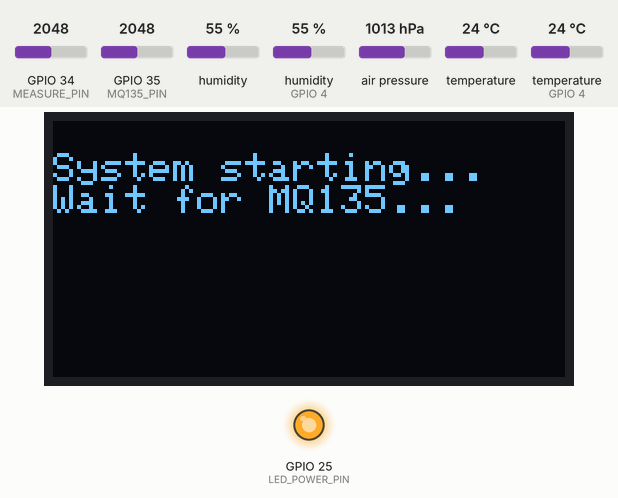
The program below on a simulated ESP32. Parts: 128×64 one-colour display, output pins drawn as LEDs (lit = HIGH). Inputs (shaded band) come from the test bench; at power-on: GPIO 34 (MEASURE_PIN) = 2048, GPIO 35 (MQ135_PIN) = 2048, humidity 55 %, humidity (sensor on GPIO 4) 55 %, air pressure 1013 hPa, temperature 24 °C, temperature (sensor on GPIO 4) 24 °C. WiFi joins after 1.5 s; servers stay silent unless stated; EEPROM starts erased; no MQTT or app messages arrive unless stated; what the program prints to the serial monitor is not drawn.

Above: at 1.2 s.
At 25.8 s:
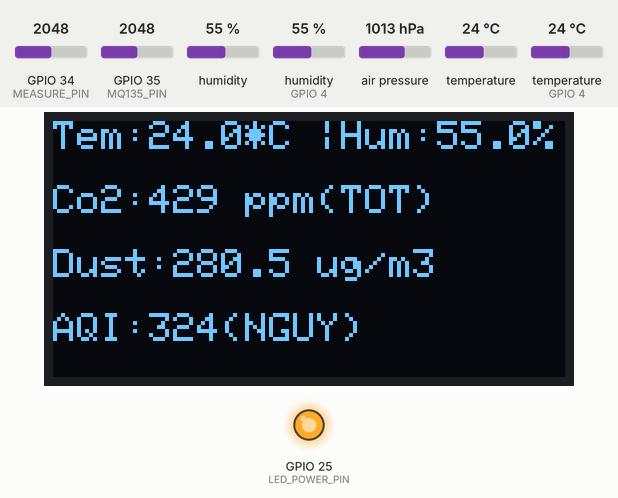

The program:

main.cpp
```cpp
/***********************************************************************************
 * IoT Environmental Monitoring System
 *
 * This system monitors environmental conditions using:
 * - Temperature & Humidity sensor (AHT20)
 * - Pressure sensor (BMP280)
 * - CO2 sensor (MQ135)
 * - OLED Display
 * - WiFi connectivity
 * - MQTT communication
 *
 * Hardware Connections:
 * MQ135 -> ESP32
 * - VCC  -> 5V
 * - GND  -> GND
 * - AOUT -> GPIO35 (ADC1_CH7)
 *
 * Lưu ý: Cảm biến MQ135 cần nguồn 5V để hoạt động chính xác
 *
 * Note: Using ADC1 channel to avoid conflicts with WiFi
 * ADC2 channels cannot be used when WiFi is active
 *
 * Main Features:
 * 1. Sensor data collection and averaging
 * 2. Web configuration interface
 * 3. MQTT integration
 * 4. OLED status display
 ***********************************************************************************/
#include <Arduino.h>
#include <WiFi.h>
#include <PubSubClient.h>
#include <Wire.h>
#include <Adafruit_GFX.h>
#include <Adafruit_SSD1306.h>
#include <Adafruit_AHTX0.h>
#include <Adafruit_BMP280.h>
#include <EEPROM.h>
#include <ESPAsyncWebServer.h>
#include <AsyncTCP.h>
#include <DHT.h>

#define DHT_PIN 4  // GPIO4 = D4
#define DHT_TYPE DHT11
DHT dht(DHT_PIN, DHT_TYPE);

// MQTT Topic Definitions
const char* TOPIC_STATE_TEMPERATURE = "esp32/sensor/temperature";
const char* TOPIC_STATE_HUMIDITY = "esp32/sensor/humidity";
const char* TOPIC_STATE_PRESSURE = "esp32/sensor/pressure";
const char* TOPIC_STATE_CO2 = "esp32/sensor/co2";
const char* TOPIC_STATE_DUST = "esp32/sensor/dust";
const char* TOPIC_STATE_AQI = "esp32/sensor/aqi";

// Dust Sensor Configuration
#define MEASURE_PIN 34  // Chân analog đọc tín hiệu (VO)
#define LED_POWER_PIN 25  // Chân điều khiển LED của cảm biến
#define SAMPLING_TIME 280  // Thời gian lấy mẫu (micro giây)
#define DELTA_TIME 40     // Thời gian delay giữa lấy mẫu (micro giây)
#define SLEEP_TIME 9680   // Thời gian ngủ (micro giây)

struct AQILevel {
  float Clow, Chigh;
  int Ilow, Ihigh;
};

AQILevel aqiTable[] = {
  {0.0, 12.0, 0, 50},
  {12.1, 35.4, 51, 100},
  {35.5, 55.4, 101, 150},
  {55.5, 150.4, 151, 200},
  {150.5, 250.4, 201, 300},
  {250.5, 500.4, 301, 500}
};

// OLED Configuration
#define SCREEN_WIDTH 128
#define SCREEN_HEIGHT 64
#define OLED_RESET -1
#define SCREEN_ADDRESS 0x3C
Adafruit_SSD1306 display(SCREEN_WIDTH, SCREEN_HEIGHT, &Wire, OLED_RESET);

// Cấu hình MQ135
#define MQ135_PIN 35     // GPIO35 (ADC1_CH7)
#define RZERO 76.63      // Điện trở của cảm biến trong không khí sạch (kΩ)
#define PARA 116.6020682 // Hệ số hiệu chỉnh theo nhiệt độ/độ ẩm
#define PPM_MIN 400      // CO2 trong không khí sạch
#define PPM_MAX 5000     // CO2 tối đa có thể đo

// Sensor initialization
Adafruit_AHTX0 aht;
Adafruit_BMP280 bmp;
bool bmpInitialized = false;
bool ahtInitialized = false;
bool oledInitialized = false;

// EEPROM Configuration
#define EEPROM_SIZE 512
#define SSID_ADDR 0
#define PASS_ADDR 32
#define MQTT_IP_ADDR 64

// Server initialization
AsyncWebServer server(80);

// WiFi and MQTT Configuration
char ssid[32] = "vanhoa";
char password[32] = "11111111";
char mqtt_server[32] = "192.168.137.127";
const int mqtt_port = 1883;
const char* mqtt_client_id = "ESP32_IOT_Monitor";

// State variables
float temperature = 0, humidity = 0, pressure = 0, co2ppm = 0, dustDensity = 0;
float tempSum = 0, humiSum = 0, pressSum = 0, co2Sum = 0, dustSum = 0;
int count = 0;
int countTime = 0;
int aqi = 0, aqiSum = 0;

float avgTemperature = 0;
float avgHumidity = 0;
float avgPressure = 0;
float avgCO2 = 0;
float avgDust = 0;
int avgAQI = 0;
bool updateDisplay = false;
bool publishSensorFlag = false;
bool isAPMode = false;

char msg[50];

// Connection management variables
int failedReconnectAttempts = 0;
const int MAX_RECONNECT_ATTEMPTS = 10;
const unsigned long RESET_TIMEOUT = 300000;  // 5 minutes

WiFiClient espClient;
PubSubClient client(espClient);

// Task handles
TaskHandle_t TaskReadHandle;
TaskHandle_t TaskPrintHandle;
TaskHandle_t TaskDisplayHandle;
TaskHandle_t TaskMQTTHandle;

// Function declarations
void TaskReadSensor(void *pvParameters);
void TaskPrintData(void *pvParameters);
void TaskDisplay(void *pvParameters);
void TaskMQTT(void *pvParameters);
bool setup_wifi();
void loadCredentials();
void saveCredentials(const char* newSsid, const char* newPass, const char* newMqtt);
void startAPMode();
bool reconnect();
void publishMQTTSensor();
float readCO2();

int calculateAQI(float pm25) {
  if (pm25 <= 0) return 0;
  if (pm25 > 500) return 500;

  for (int i = 0; i < 6; i++) {
    if (pm25 >= aqiTable[i].Clow && pm25 <= aqiTable[i].Chigh) {
      return ((aqiTable[i].Ihigh - aqiTable[i].Ilow) / (aqiTable[i].Chigh - aqiTable[i].Clow)) *
             (pm25 - aqiTable[i].Clow) + aqiTable[i].Ilow;
    }
  }
  return 0;  // Trả về 0 nếu không khớp
}

String getAQIQuality(int aqi) {
  if (aqi <= 50) return "TOT";     // Good
  if (aqi <= 100) return "TB";     // Moderate
  if (aqi <= 150) return "KEM";    // Unhealthy for sensitive groups
  return "NGUY";                   // Unhealthy or worse
}


/*
 * Function: Read CO2 from MQ135
 * Returns CO2 concentration in ppm
 */
float readCO2() {
    // Đọc giá trị ADC
    int adc = analogRead(MQ135_PIN);
    float voltage = adc * (3.3 / 4095.0); // ESP32 ADC = 3.3V

    // Tính điện trở của cảm biến (Rs)
    float rs = ((5.0 * 20.0) / voltage) - 20.0; // 20kΩ = điện trở phân áp

    // Tính tỉ lệ Rs/Ro
    float ratio = rs / RZERO;

    // Tính PPM dựa trên công thức: ppm = PARA * (Rs/Ro)^-1.41
    float ppm = PARA * pow(ratio, -1.41);

    // Giới hạn giá trị PPM
    ppm = constrain(ppm, PPM_MIN, PPM_MAX);

    // In thông tin debug
    static unsigned long lastDebugPrint = 0;
    if (millis() - lastDebugPrint > 2000) {  // In mỗi 2 giây
        Serial.println("\n----------------------------------------");
        Serial.printf("  MQ135 Sensor Readings:\n");
        Serial.printf("  ADC Value : %d (0-4095)\n", adc);
        Serial.printf("  Voltage   : %.2fV (0-3.3V)\n", voltage);
        Serial.printf("  Rs Value  : %.1f kΩ\n", rs);
        Serial.printf("  Rs/Ro     : %.3f\n", ratio);
        Serial.printf("  CO2 Level : %.0f ppm\n", ppm);
        Serial.println("----------------------------------------\n");
        lastDebugPrint = millis();
    }

    // Temperature compensation
    if(temperature > 20) {
        float t_factor = 1.0 + 0.018 * (temperature - 20.0);  // 1.8% per °C
        ppm = ppm * t_factor;
    }

    // Humidity compensation (above 65%)
    if(humidity > 65) {
        float h_factor = 1.0 + 0.015 * (humidity - 65.0);  // 1.5% per %RH
        ppm = ppm * h_factor;
    }

    // Final range check
    ppm = constrain(ppm, PPM_MIN, PPM_MAX);
    return ppm;
}

String getCO2Quality(float ppm) {
  if (ppm < 800) return "TOT";     // Good air quality
  if (ppm < 1200) return "TB";  // Average
  if (ppm < 2000) return "KEM!";    // Poor
  return "NGUY";                  // Dangerous
}

void scanI2C() {
  Serial.println("Scanning I2C...");
  for (uint8_t address = 1; address < 127; address++) {
    Wire.beginTransmission(address);
    uint8_t error = Wire.endTransmission();
    if (error == 0) {
      Serial.print("Found I2C device at address: 0x");
      if (address < 16) Serial.print("0");
      Serial.println(address, HEX);
    }
  }
  Serial.println("I2C scan complete.");
}

bool initializeOLED() {
  Serial.print("Initializing OLED at address: 0x");
  Serial.println(SCREEN_ADDRESS, HEX);
  if (display.begin(SSD1306_SWITCHCAPVCC, SCREEN_ADDRESS)) {
    Serial.println("OLED initialized successfully!");
    display.clearDisplay();
    display.setTextSize(1);
    display.setTextColor(SSD1306_WHITE);
    display.setCursor(0, 0);
    display.println("OLED Initialized");
    display.display();
    return true;
  }
  Serial.println("❌ Failed to initialize OLED! Check I2C connection.");
  return false;
}

void loadCredentials() {
  EEPROM.begin(EEPROM_SIZE);
  EEPROM.get(SSID_ADDR, ssid);
  EEPROM.get(PASS_ADDR, password);
  EEPROM.get(MQTT_IP_ADDR, mqtt_server);
  EEPROM.end();
  Serial.println("Loaded credentials from EEPROM:");
  Serial.print("SSID: "); Serial.println(ssid);
  Serial.print("MQTT Server: "); Serial.println(mqtt_server);
}

void saveCredentials(const char* newSsid, const char* newPass, const char* newMqtt) {
  char tempSsid[32], tempPass[32], tempMqtt[32];
  strncpy(tempSsid, newSsid, 32);
  strncpy(tempPass, newPass, 32);
  strncpy(tempMqtt, newMqtt, 32);
  tempSsid[31] = tempPass[31] = tempMqtt[31] = '\0';

  if (strcmp(tempSsid, ssid) == 0 && strcmp(tempPass, password) == 0 && strcmp(tempMqtt, mqtt_server) == 0) {
    Serial.println("No changes in credentials, skipping EEPROM write");
    return;
  }

  EEPROM.begin(EEPROM_SIZE);
  EEPROM.put(SSID_ADDR, tempSsid);
  EEPROM.put(PASS_ADDR, tempPass);
  EEPROM.put(MQTT_IP_ADDR, tempMqtt);
  EEPROM.commit();
  EEPROM.end();

  strncpy(ssid, tempSsid, 32);
  strncpy(password, tempPass, 32);
  strncpy(mqtt_server, tempMqtt, 32);
  Serial.println("New credentials saved to EEPROM");
}

bool setup_wifi() {
  WiFi.mode(WIFI_STA);
  Serial.printf("Connecting to %s\n", ssid);
  WiFi.begin(ssid, password);

  int attempts = 0;
  while (WiFi.status() != WL_CONNECTED && attempts < 20) {
    vTaskDelay(pdMS_TO_TICKS(500));
    Serial.print(".");
    attempts++;
  }

  if (WiFi.status() == WL_CONNECTED) {
    Serial.println("\nWiFi connected");
    Serial.printf("IP address: %s\n", WiFi.localIP().toString().c_str());
    failedReconnectAttempts = 0;
    return true;
  }
  Serial.println("\nWiFi connection failed");
  return false;
}

String getConfigPage() {
  String html = R"rawliteral(
    <!DOCTYPE html>
    <html>
    <head>
      <meta charset="UTF-8">
      <title>ESP32 Configuration</title>
      <style>
        body { font-family: Arial, sans-serif; background-color: #f4f4f4; display: flex; justify-content: center; align-items: center; height: 100vh; margin: 0; }
        .container { background-color: #fff; padding: 30px; border-radius: 10px; box-shadow: 0 4px 8px rgba(0,0,0,0.1); width: 100%; max-width: 400px; }
        h1 { text-align: center; color: #333; }
        input[type="text"], input[type="password"] { width: 100%; padding: 10px; margin: 10px 0; border: 1px solid #ccc; border-radius: 5px; }
        input[type="submit"] { background-color: #28a745; color: white; padding: 10px 15px; border: none; border-radius: 5px; width: 100%; cursor: pointer; }
        input[type="submit"]:hover { background-color: #218838; }
      </style>
    </head>
    <body>
      <div class="container">
        <h1>ESP32 Configuration</h1>
        <form method='POST' action='/save'>
          WiFi SSID:<br>
          <input type='text' name='ssid' value='%SSID%'><br>
          Password:<br>
          <input type='password' name='pass' value='%PASS%'><br>
          MQTT Server:<br>
          <input type='text' name='mqtt' value='%MQTT%'><br>
          <input type='submit' value='Save'>
        </form>
      </div>
    </body>
    </html>
  )rawliteral";

  html.replace("%SSID%", String(ssid));
  html.replace("%PASS%", String(password));
  html.replace("%MQTT%", String(mqtt_server));
  return html;
}

void startAPMode() {
  isAPMode = true;
  WiFi.mode(WIFI_AP);
  WiFi.softAP("ESP32_Config", "12345678");
  Serial.println("AP Mode started");
  Serial.print("AP IP: ");
  Serial.println(WiFi.softAPIP());

  if (oledInitialized) {
    display.clearDisplay();
    display.setTextSize(1);
    display.setTextColor(SSD1306_WHITE);
    display.setCursor(0, 0);
    display.println("AP Config Mode");
    display.println("SSID: ESP32_Config");
    display.println("Pass: 12345678");
    display.println("IP: 192.168.4.1");
    display.display();
  }

  server.on("/", HTTP_GET, [](AsyncWebServerRequest *request){
    request->send(200, "text/html", getConfigPage());
  });

  server.on("/save", HTTP_POST, [](AsyncWebServerRequest *request){
    if (request->hasArg("ssid") && request->hasArg("pass") && request->hasArg("mqtt")) {
      String newSsid = request->arg("ssid");
      String newPass = request->arg("pass");
      String newMqtt = request->arg("mqtt");
      saveCredentials(newSsid.c_str(), newPass.c_str(), newMqtt.c_str());
      request->send(200, "text/html", "<html><body><h1>Saved! Restarting...</h1></body></html>");
      vTaskDelay(pdMS_TO_TICKS(1000));
      ESP.restart();
    } else {
      request->send(400, "text/html", "<html><body><h1>Invalid data</h1></body></html>");
    }
  });

  server.begin();
}

bool reconnect() {
  if (WiFi.status() != WL_CONNECTED) {
    Serial.println("WiFi not connected, attempting to reconnect...");
    if (!setup_wifi()) {
      failedReconnectAttempts++;
      return false;
    }
  }

  client.disconnect();
  int retryCount = 0;
  while (!client.connected() && retryCount < 5) {
    Serial.print("Attempting MQTT connection...");
    if (client.connect(mqtt_client_id)) {
      Serial.println("connected");
      failedReconnectAttempts = 0;
      return true;
    }
    Serial.printf("failed, rc=%d try again in 2 seconds\n", client.state());
    vTaskDelay(pdMS_TO_TICKS(500)); // Đọc nhanh hơn
    retryCount++;
  }

  failedReconnectAttempts++;
  return false;
}

void publishMQTTSensor() {
  if (!client.connected() && !reconnect()) {
    Serial.println("MQTT disconnected, cannot publish sensor data!");
    return;
  }

  snprintf(msg, 50, "%.1f", avgTemperature);
  client.publish(TOPIC_STATE_TEMPERATURE, msg);

  snprintf(msg, 50, "%.1f", avgHumidity);
  client.publish(TOPIC_STATE_HUMIDITY, msg);

  snprintf(msg, 50, "%.1f", avgPressure);
  client.publish(TOPIC_STATE_PRESSURE, msg);

  snprintf(msg, 50, "%.1f", avgCO2);
  client.publish(TOPIC_STATE_CO2, msg);

  snprintf(msg, 50, "%.1f", avgDust);
  client.publish(TOPIC_STATE_DUST, msg);

  snprintf(msg, 50, "%d", avgAQI);
  client.publish(TOPIC_STATE_AQI, msg);
}

void TaskReadSensor(void *pvParameters) {
  // Wait for MQ135 warmup
  Serial.println("Chờ 20 giây cho MQ135 khởi động...");
  vTaskDelay(pdMS_TO_TICKS(20000));
  Serial.println("MQ135 sẵn sàng!");

  while (1) {
    sensors_event_t humidity_event, temp_event;

    float dht_temp = dht.readTemperature();
    float dht_humi = dht.readHumidity();
    float ath_temp = 0, ath_humi = 0;

    if (ahtInitialized && aht.getEvent(&humidity_event, &temp_event)) {
      ath_temp = temp_event.temperature;
      ath_humi = humidity_event.relative_humidity;
    }

    // Tính trung bình nếu cả 2 cảm biến đều hoạt động
    if (!isnan(dht_temp) && !isnan(dht_humi) && ath_temp != 0) {
      temperature = (dht_temp + ath_temp) / 2;
      humidity = (dht_humi + ath_humi) / 2;
    }
    // Nếu ATH20 hoạt động
    else if (ath_temp != 0) {
      temperature = ath_temp;
      humidity = ath_humi;
    }
    // Nếu DHT11 hoạt động
    else if (!isnan(dht_temp) && !isnan(dht_humi)) {
      temperature = dht_temp;
      humidity = dht_humi;
    }
    // Nếu không có cảm biến nào hoạt động
    else {
      temperature = humidity = 0;
    }

    vTaskDelay(pdMS_TO_TICKS(50));

    if (bmpInitialized) {
      pressure = bmp.readPressure() / 100.0;  // Convert Pa to hPa
      if (isnan(pressure)) {
        pressure = 0;
      }
    }

    co2ppm = readCO2();

    // Read dust sensor
    digitalWrite(LED_POWER_PIN, LOW);  // Power on the LED
    delayMicroseconds(SAMPLING_TIME);
    float voMeasured = analogRead(MEASURE_PIN);  // Read the dust value
    delayMicroseconds(DELTA_TIME);
    digitalWrite(LED_POWER_PIN, HIGH);  // Turn the LED off
    delayMicroseconds(SLEEP_TIME);

    float calcVoltage = voMeasured * (3.3 / 4095.0);  // Convert to voltage
    dustDensity = (170 * calcVoltage - 0.1);  // Convert to dust density
    if (dustDensity < 0) dustDensity = 0;

    aqi = calculateAQI(dustDensity);

    if (temperature != 0 && humidity != 0) {
      tempSum += temperature;
      humiSum += humidity;
      if (pressure != 0) pressSum += pressure;
      if (co2ppm > 0) co2Sum += co2ppm;
      if (dustDensity > 0) {
        dustSum += dustDensity;
        aqiSum += aqi;
      }
      count++;
    }
    countTime++;

    Serial.printf("Temperature: %.1f°C, Humidity: %.1f%%, Pressure: %.1f hPa\n", temperature, humidity, pressure);
    Serial.printf("CO2: %.1f ppm (%s), Dust: %.1f ug/m3, AQI: %d (%s)\n",
                 co2ppm, getCO2Quality(co2ppm).c_str(), dustDensity, aqi, getAQIQuality(aqi).c_str());

    vTaskDelay(pdMS_TO_TICKS(1000)); // Chậm lại để dễ đọc
  }
}

void TaskPrintData(void *pvParameters) {
  while (1) {
    if (countTime >= 3) {  // Trung bình mỗi 3 giây
      if (count > 0) {
        avgTemperature = tempSum / count;
        avgHumidity = humiSum / count;
        avgPressure = pressSum / count;
        avgCO2 = co2Sum / count;
        avgDust = dustSum / count;
        avgAQI = aqiSum / count;

        Serial.println("\n=== 30-Second Averages ===");
        Serial.printf("Temperature: %.1f°C\n", avgTemperature);
        Serial.printf("Humidity: %.1f%%\n", avgHumidity);
        Serial.printf("Pressure: %.1f hPa\n", avgPressure);
        Serial.printf("CO2: %.1f ppm (%s)\n", avgCO2, getCO2Quality(avgCO2).c_str());
        Serial.printf("Dust: %.1f ug/m3\n", avgDust);
        Serial.printf("AQI: %d (%s)\n", avgAQI, getAQIQuality(avgAQI).c_str());
        Serial.println("=========================\n");

        updateDisplay = true;
        publishSensorFlag = true;

        tempSum = humiSum = pressSum = co2Sum = dustSum = 0;
        aqiSum = 0;
        count = countTime = 0;
      }
    }
    vTaskDelay(pdMS_TO_TICKS(1500));
  }
}

void TaskDisplay(void *pvParameters) {
  while (1) {
    if (!isAPMode && updateDisplay && oledInitialized) {
      display.clearDisplay();
      display.setTextSize(1);
      display.setTextColor(SSD1306_WHITE);

      // Row 1: Temperature and Humidity
      display.setCursor(0, 0);
      display.printf("Tem:%.1f*C |Hum:%.1f%%", avgTemperature, avgHumidity);

      // Row 2: CO2 with quality
      display.setCursor(0, 16);
      display.printf("Co2:%.0f ppm(%s)", avgCO2, getCO2Quality(avgCO2).c_str());

      // Row 3: Dust
      display.setCursor(0, 32);
      display.printf("Dust:%.1f ug/m3", avgDust);

      // Row 4: AQI with quality
      display.setCursor(0, 48);
      display.printf("AQI:%d(%s)", avgAQI, getAQIQuality(avgAQI).c_str());

      display.display();
      updateDisplay = false;
    }
    vTaskDelay(pdMS_TO_TICKS(1000));
  }
}

void TaskMQTT(void *pvParameters) {
  unsigned long lastReconnectAttempt = 0;
  const unsigned long reconnectInterval = 5000;

  while (1) {
    unsigned long currentMillis = millis();

    if (!isAPMode) {
      if (!client.connected()) {
        if (currentMillis - lastReconnectAttempt >= reconnectInterval) {
          if (reconnect()) {
            lastReconnectAttempt = 0;
          } else {
            lastReconnectAttempt = currentMillis;
            if (failedReconnectAttempts >= MAX_RECONNECT_ATTEMPTS) {
              Serial.println("Too many failed attempts, switching to AP mode");
              startAPMode();
            }
          }
        }
      } else {
        client.loop();

        if (publishSensorFlag) {
          publishMQTTSensor();
          publishSensorFlag = false;
        }
      }
    }
    vTaskDelay(pdMS_TO_TICKS(100));
  }
}

void setup() {
  Serial.begin(115200);
  vTaskDelay(pdMS_TO_TICKS(1000));

  // Initialize sensor pins
  pinMode(MQ135_PIN, INPUT);
  pinMode(MEASURE_PIN, INPUT);
  pinMode(LED_POWER_PIN, OUTPUT);
  digitalWrite(LED_POWER_PIN, HIGH);  // Turn off LED initially

  Wire.begin();
  dht.begin();  // Khởi tạo DHT11
  scanI2C();

  oledInitialized = initializeOLED();

  int attempts = 0;
  while (!aht.begin() && attempts < 3) {
    Serial.println("Could not find AHT20! Retrying...");
    attempts++;
    vTaskDelay(pdMS_TO_TICKS(1000));
  }
  ahtInitialized = aht.begin();

  attempts = 0;
  while (!bmp.begin(0x77) && attempts < 3) {
    Serial.println("Could not find BMP280! Retrying...");
    attempts++;
    vTaskDelay(pdMS_TO_TICKS(1000));
  }
  bmpInitialized = bmp.begin(0x77);

  if (oledInitialized) {
    display.clearDisplay();
    display.setTextSize(1);
    display.println("System starting...");
    display.println("Wait for MQ135...");
    display.display();
  }

  loadCredentials();

  if (setup_wifi()) {
    client.setServer(mqtt_server, mqtt_port);
    if (!reconnect()) {
      Serial.println("Initial MQTT connection failed");
    }
  } else {
    Serial.println("Initial WiFi connection failed");
    startAPMode();
  }

  // Create tasks
  xTaskCreatePinnedToCore(TaskReadSensor, "ReadSensor", 4096, NULL, 3, &TaskReadHandle, 1);
  xTaskCreatePinnedToCore(TaskPrintData, "PrintData", 4096, NULL, 1, &TaskPrintHandle, 1);
  xTaskCreatePinnedToCore(TaskDisplay, "Display", 4096, NULL, 1, &TaskDisplayHandle, 0);
  xTaskCreatePinnedToCore(TaskMQTT, "MQTT", 4096, NULL, 1, &TaskMQTTHandle, 1);
}

void loop() {
  vTaskDelay(pdMS_TO_TICKS(1000));
}
```

Measured:
- what the display in image 0 shows lasts 24.6 s, from 1.1 s to 25.7 s
